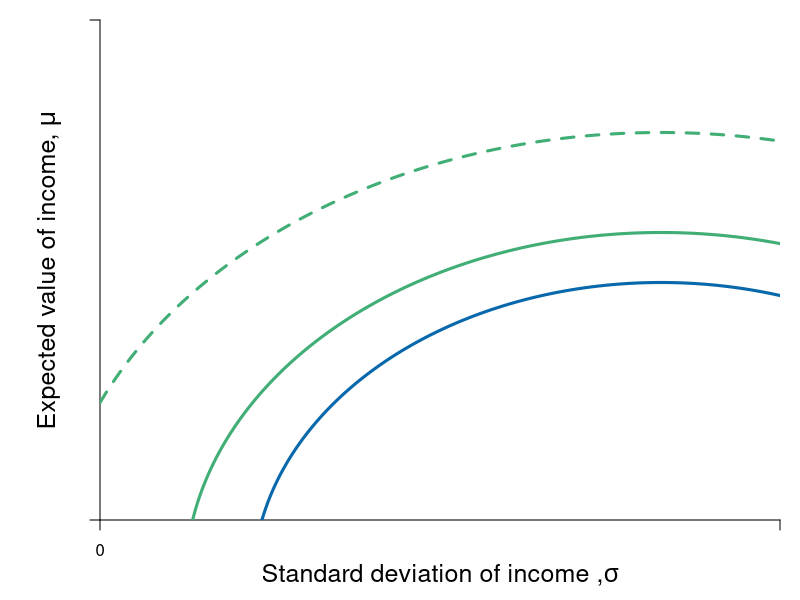

Source code (R):
#Graph Designer: Simon Halliday & Scott Cohn
#Authors: Bowles, Foley and Halliday
#Title: Coordination, Conflict and Competition: A Text in Microeconomics

library(shape)
pdf(file = "capitalism/workerwage_pref_wealth.pdf", width = 10, height = 8)


# Set parameters for graphics
axislabelsize <- 1.5
labelsize <- 1.1
graphlinewidth <- 3
segmentlinewidth <- 2

COL <- c("#7fc97f", "#beaed4", "#fdc086", "#ffff99", "#386cb0", "#f0027f", "#bf5b17", "#666666")
COLA <- c("#e0f3db", "#99d8c9","#66c2a4","#41ae76", "#238b45", "#005824")
COLB <- c("#c6dbef", "#4eb3d3", "#2b8cbe", "#0868ac","#084081")
COLC <- c("#fcfbfd", "#efedf5", "#dadaeb", "#bcbddc", "#9e9ac8", "#807dba", "#6a51a3", "#54278f", "#3f007d")

par(mar =  c(4, 5, 1, 1))


pref <- function(stdev = xx1, r, k = 16.5, h = - 2.5){
  sqrt( -k^2 + 2*k*stdev + r^2 - stdev^2) + h
}

# Add limits on axes and levels of utility for each indifference curve
ylims <- c(0, 20)
xlims <- c(0, 20)

npts <- 501 
x <- seq(xlims[1], xlims[2], length.out = npts)
y <- seq(ylims[1], ylims[2], length.out = npts) 

plot(0, 0, xlim = xlims, ylim = ylims, type = "n",
     xlab = expression(paste("")),
     ylab = expression(paste("")), 
     xaxt = "n", 
     yaxt = "n", 
     cex.lab = axislabelsize, 
     bty = "n", 
     xaxs="i", 
     yaxs="i"
)

ticksx <- c(xlims[1], xlims[2])
xlabels <- c(0, NA)
#expression(paste(Delta))

ticksy <- c(ylims[1], ylims[2])
ylabels <- c(NA, NA)
#expression(paste("y"))

axis(1,at = ticksx,  pos = 0, labels = xlabels)
axis(2,at = ticksy,  pos = 0, labels = ylabels, las = 1)

npts <- 500 
xx1 <- seq(xlims[1], xlims[2], length.out = npts)
xx2 <- seq(0, xlims[2], length.out = npts)

# Axis labels and draw linear utility function
mtext(expression(paste("Standard deviation of income ,", sigma)), side = 1, line = 2.5, cex = axislabelsize)
text(-1.5, 0.5*ylims[2], expression(paste("Expected value of income, ", mu)), xpd = TRUE, cex = axislabelsize, srt = 90) 


# Lines 
lines(xx1, pref(r = 12), col = COLB[4], lty = 1, lwd = graphlinewidth)
lines(xx1, pref(r = 14), col = COLA[4], lty = 1, lwd = graphlinewidth)
lines(xx1, pref(r = 18), col = COLA[4], lty = 2, lwd = graphlinewidth)


# Labels
# Segments


# Points


dev.off()
